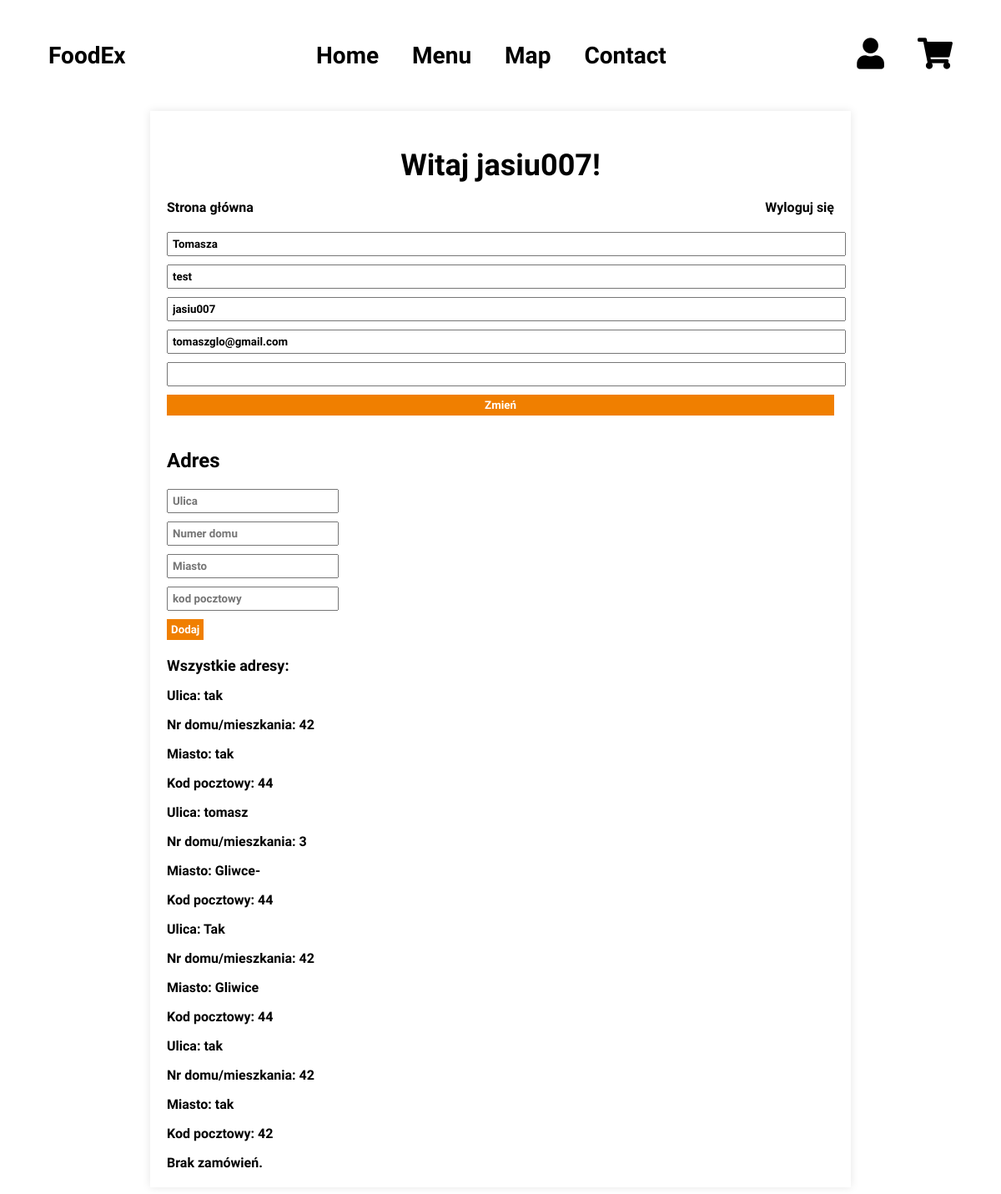
The app's page /dashboard.php (signed in) with its own data.
### tables this page shows
CREATE TABLE `uzytkownicy` (
  `id` int(11) NOT NULL,
  `Imie` text DEFAULT NULL,
  `Nazwisko` text DEFAULT NULL,
  `Nazwa_Uzytkownika` text DEFAULT NULL,
  `email` text NOT NULL,
  `Haslo` text DEFAULT NULL,
  `Id_Zamowienia` int(11) DEFAULT NULL,
  `Adres` int(11) DEFAULT NULL,
  `Formy_Platnosci` int(11) DEFAULT NULL,
  `Administrator` tinyint(1) DEFAULT NULL
);

CREATE TABLE `adresy` (
  `id` int(11) NOT NULL,
  `Miasto` text DEFAULT NULL,
  `Ulica` text DEFAULT NULL,
  `Nr_Domu_Mieszkania` int(11) DEFAULT NULL,
  `Kod_Pocztowy` int(11) DEFAULT NULL,
  `id_user` int(11) NOT NULL
);

### dashboard.php (the view, shortened to what this page needs)
<!DOCTYPE HTML>
<html lang="pl">
<head>
    <link rel="stylesheet" href="dashboard.css">
</head>
<body>
<?php
        require "nav.php";
?>
    <div class="container">
  <?php
        require_once "connection.php";
        $id_user = $_SESSION['id'];
        $sql = "SELECT * FROM `uzytkownicy` WHERE id= '".$id_user."'";
        $result = mysqli_query($connection, $sql);
        while ($row = mysqli_fetch_assoc($result)) {
            echo "<h1>Witaj ".$row['Nazwa_Uzytkownika']."!</h1>";
            echo '<a id="logout-b" href="logowanie/logout.php">Wyloguj się</a>';
            echo '<a href="index.php">Strona główna</a>';
            echo "<br>";
            echo "<form action='dashboard.php' method='post'>";
            echo "<input type='text' name='imie' value='".$row['Imie']."' placeholder='imie'>";
            echo "<input type='text' name='nazwisko' value='".$row['Nazwisko']."' placeholder='nazwisko'>";
            echo "<input type='text' name='nazwa_u' value='".$row['Nazwa_Uzytkownika']."'>";
            echo "<input type='text' name='email' value='".$row['email']."'>";
            echo "<input type='password' name='haslo'>";
            echo "<input type='submit' name='submit' value='Zmień'>";
            echo "</form>";
        }
        echo "<div class='adres-form'>";
        echo "<h2>Adres</h2>";
        echo "<form action='dashboard.php' method='post'>";
        echo "<input type='text' name='ulica' placeholder='Ulica' required>";
        echo "<input type='text' name='nr_domu' placeholder='Numer domu' required>";
        echo "<input type='text' name='miasto' placeholder='Miasto' required>";
        echo "<input type='text' name='kod_pocztowy' placeholder='kod pocztowy' required>";
        echo "<input type='submit' name='submit2' value='Dodaj'>";
        echo "</form>";
        echo "</div>";
        $query = "SELECT a.Ulica, a.Nr_Domu_Mieszkania, a.Miasto, a.Kod_pocztowy
                  FROM `adresy` a
                  INNER JOIN `adresy_uzytkownicy` au ON a.id = au.id_adresu
                  WHERE au.id_user = '$id_user'";
        $result = mysqli_query($connection, $query);
        if (mysqli_num_rows($result) > 0) {
            echo "<div class='adresy'>";
            echo "<h2>Wszystkie adresy:</h2>";
            while ($row = mysqli_fetch_assoc($result)) {
                echo "<div class='adres'>";
                echo "<p>Ulica: " . $row['Ulica'] . "</p>";
                echo "<p>Nr domu/mieszkania: " . $row['Nr_Domu_Mieszkania'] . "</p>";
                echo "<p>Miasto: " . $row['Miasto'] . "</p>";
                echo "<p>Kod pocztowy: " . $row['Kod_pocztowy'] . "</p>";
                echo "</div>";
            }
            echo "</div>";
        } else {
            echo "<p>Brak adresów.</p>";
        }
  $sql = "SELECT Cena, id_adresu, ilosc_dan, status, nazwa_restauracji, restauracje.id AS id_res FROM `zamowienia` INNER JOIN restauracje ON restauracje.id = zamowienia.id_restauracji WHERE zamowienia.id_user = '$id_user'";
  $result = mysqli_query($connection, $sql);
  $nazwa_res = 0;
  if (mysqli_num_rows($result) > 0) {
      echo "<table>";
      echo "<tr>
            <th>Cena</th>
            <th>ID adresu</th>
            <th>Ilość dań</th>
            <th>Nazwa restauracji</th>
            <th>Status</th>
          </tr>";
      while ($row = mysqli_fetch_assoc($result)) {
          if($row['id_res'] == 0){
              $nazwa_res = "Brak";
          }else {
              $nazwa_res = $row['nazwa_restauracji'];
          }
          echo "<tr>
                <td>" . $row['Cena'] . "</td>
                <td>" . $row['id_adresu'] . "</td>
                <td>" . $row['ilosc_dan'] . "</td>
                <td>" . $nazwa_res . "</td>
                <td>" . $row['status'] . "</td>
              </tr>";
      }
      echo "</table>";
  } else {
      echo "Brak zamówień.";
  }
        ?>
    </div>
</body>
</html>

### dashboard.css (style rules this page uses)
* { font-family: 'Ubuntu', sans-serif; font-weight: 700; }
.container { max-width: 800px; margin: 0 auto; background-color: #ffffff; box-shadow: 0 0 10px rgba(0, 0, 0, 0.1); padding: 20px; }
h1 { font-size: 36px; text-align: center; margin-bottom: 20px; }
a { color: #f07f00; text-decoration: none; }
#logout-b { float: right; }
form { margin-top: 20px; }
input[type="text"], input[type="password"], input[type="submit"] { display: block; margin-bottom: 10px; padding: 5px; width: 100%; }
input[type="submit"] { background-color: #f07f00; color: #ffffff; border: none; cursor: pointer; }
.adres-form { margin-top: 40px; }
.adres-form input[type="text"], .adres-form input[type="submit"] { width: auto; }
.adresy { margin-top: 20px; }
.adresy h2 { font-size: 18px; margin-bottom: 10px; }
.adresy .adres { margin-bottom: 10px; }

### nav.php (style rules this page uses)
a { text-decoration: none; color: inherit; }

### records on screen
uzytkownicy: Nazwa_Uzytkownika "jasiu007", imie "Tomasza", nazwisko "test", nazwa_u "jasiu007", email "tomaszglo@gmail.com"
adresy: Ulica "tak", Nr_Domu_Mieszkania "42", Miasto "tak", Kod_Pocztowy "44"
adresy: Ulica "tomasz", Nr_Domu_Mieszkania "3", Miasto "Gliwce-", Kod_Pocztowy "44"
adresy: Ulica "Tak", Nr_Domu_Mieszkania "42", Miasto "Gliwice", Kod_Pocztowy "44"
adresy: Ulica "tak", Nr_Domu_Mieszkania "42", Miasto "tak", Kod_Pocztowy "42"
